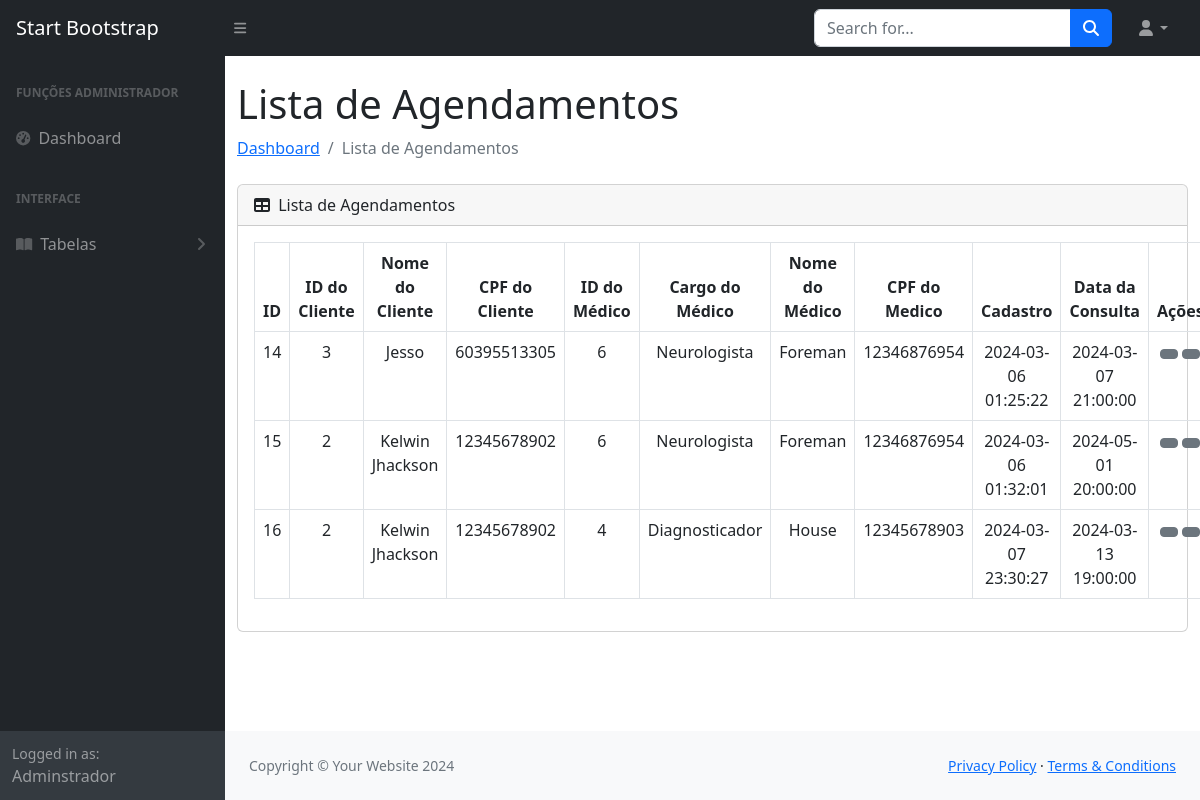
The page /sistema.php?pagina=listarAgendamentos (signed in) on the database its author committed.
### tables this page shows
CREATE TABLE `agendamentos` (
  `id` int NOT NULL,
  `idCliente` int NOT NULL,
  `nomeCliente` varchar(40) NOT NULL,
  `emailCliente` varchar(40) NOT NULL,
  `cpfCliente` varchar(15) NOT NULL,
  `idMedico` int NOT NULL,
  `cargoMedico` varchar(50) NOT NULL,
  `nomeMedico` varchar(50) NOT NULL,
  `cpfMedico` varchar(15) NOT NULL,
  `criadoEm` timestamp NOT NULL DEFAULT CURRENT_TIMESTAMP,
  `dataConsulta` timestamp NULL DEFAULT NULL,
  `isDeleted` varchar(1) DEFAULT NULL
);

### sistema.php (called while the page is built, shortened)
<?php
    include_once 'controllers/validate.php';
    function pageContent(){
        validarPagina();
    }
    include_once 'views/layout.php';
?>

### models/Manager.php (called while the page is built, shortened)
<?php
	class Manager extends Connect{
		public function select_common($table, $fields, $filters, $query_extra){
			$pdo = parent::get_instance();
			$query = "SELECT ";
			if($fields != null){
				$query .= implode(", ", $fields);
			}else{
				$query .= "*";
			}
			$query .= " FROM $table";
			$statement = $pdo->prepare($query);
			$statement->execute();
			$data = [];
			if($statement->rowCount()){
				while($result = $statement->fetch(PDO::FETCH_ASSOC)){
					$data[] = $result;
				}
			}else{
				return false;
			}
			return $data;
		}
	}
?>

### views/modulos/agendamentos/lista.php (the view, shortened to what this page needs)
<div class="container-fluid">
    <h1 class="mt-4"><?= $titleSection; ?></h1>
    <ol class="breadcrumb mb-4">
        <li class="breadcrumb-item"><a href="#">Dashboard</a></li>
        <li class="breadcrumb-item active"><?= $titleSection; ?></li>
    </ol>
    <div class="card mb-4">
        <div class="card-header">
            <i class="fas fa-table me-1"></i>
            <?= $titleSection; ?>
        </div>
        <div class="card-body">
            <table class="table table-bordered table-hover table-stripped text-center" id="datatablesSimple">
                <thead class="text-center">
                    <?php if (!($_SESSION[sha1("user_data")][0]["tipoAcesso"] == "cliente")) : ?>
                        <th>ID</th>
                        <th>ID do Cliente</th>
                        <th>Nome do Cliente</th>
                        <th>CPF do Cliente</th>
                        <th>ID do Médico</th>
                    <?php endif; ?>
                    <th>Cargo do Médico</th>
                    <th>Nome do Médico</th>
                    <th>CPF do Medico</th>
                    <th> Cadastro </th>
                    <th>Data da Consulta</th>
                    <th>Ações</th>
                </thead>
                <tbody>
                    <?php foreach ($lista as $l) : ?>
                        <tr>
                            <?php if ($_SESSION[sha1("user_data")][0]["tipoAcesso"] == "cliente" && $l['nomeCliente'] == $_SESSION[sha1("user_data")][0]["nome"]) : ?>
                                <?php if (!($_SESSION[sha1("user_data")][0]["tipoAcesso"] == "cliente")) : ?>
                                    <td><?= $l['id']; ?></td>
                                    <td><?= $l['idCliente']; ?></td>
                                    <td><?= $l['nomeCliente']; ?></td>
                                    <td><?= $l['cpfCliente']; ?></td>
                                    <td><?= $l['idMedico']; ?></td>
                                <?php endif; ?>
                                <td><?= $l['cargoMedico']; ?></td>
                                <td><?= $l['nomeMedico']; ?></td>
                                <td><?= $l['cpfMedico']; ?></td>
                                <td><?= $l['criadoEm']; ?></td>
                                <td><?= $l['dataConsulta']; ?></td>
                                <td>
                            <?php elseif($_SESSION[sha1("user_data")][0]["tipoAcesso"] == "admin"):?>
                                    <td><?= $l['id']; ?></td>
                                    <td><?= $l['idCliente']; ?></td>
                                    <td><?= $l['nomeCliente']; ?></td>
                                    <td><?= $l['cpfCliente']; ?></td>
                                    <td><?= $l['idMedico']; ?></td>
                                <td><?= $l['cargoMedico']; ?></td>
                                <td><?= $l['nomeMedico']; ?></td>
                                <td><?= $l['cpfMedico']; ?></td>
                                <td><?= $l['criadoEm']; ?></td>
                                <td><?= $l['dataConsulta']; ?></td>
                                <td>
                            <?php endif; ?>
                                <a href="?pagina=atualizarAgendamento&id=<?= $l['id'] ?>" class="btn btn-sm btn-secondary">
                                </a>
                                <button class="btn btn-sm btn-secondary" data-bs-toggle="modal" data-bs-target="#exampleModal-<?= $l['id']; ?>">
                                </button>
                                </td>
                        </tr>
                    <?php endforeach; ?>
                </tbody>
            </table>
        </div>
    </div>
</div>

### rows shown on the page
agendamentos: id "14", idCliente "3", nomeCliente "Jesso", cpfCliente "60395513305", idMedico "6", cargoMedico "Neurologista", nomeMedico "Foreman", cpfMedico "12346876954", criadoEm "2024-03-06 01:25:22", dataConsulta "2024-03-07 21:00:00"
agendamentos: id "15", idCliente "2", nomeCliente "Kelwin Jhackson", cpfCliente "12345678902", idMedico "6", cargoMedico "Neurologista", nomeMedico "Foreman", cpfMedico "12346876954", criadoEm "2024-03-06 01:32:01", dataConsulta "2024-05-01 20:00:00"
agendamentos: id "16", idCliente "2", nomeCliente "Kelwin Jhackson", cpfCliente "12345678902", idMedico "4", cargoMedico "Diagnosticador", nomeMedico "House", cpfMedico "12345678903", criadoEm "2024-03-07 23:30:27", dataConsulta "2024-03-13 19:00:00"

### other values the page prints
$userData[0]['nome'] "Adminstrador"
$titleSection "Lista de Agendamentos"
